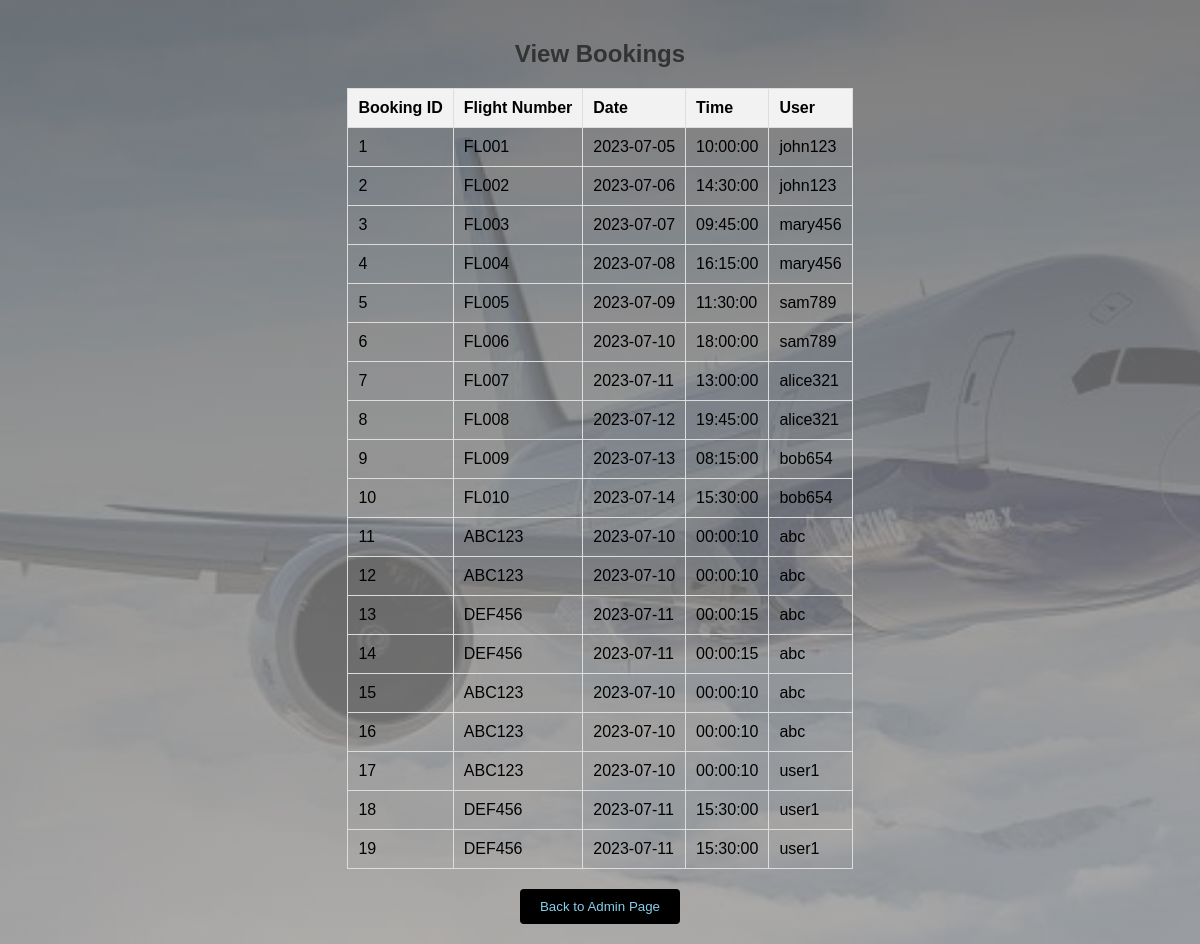
Screenshot of /viewbookings.php with the database file from the repository.
### tables this page shows
CREATE TABLE `bookings` (
  `id` int(11) NOT NULL,
  `username` varchar(255) NOT NULL,
  `flight_number` varchar(255) NOT NULL,
  `date` date NOT NULL,
  `time` time NOT NULL
);

### viewbookings.php (the view, shortened to what this page needs)
<?php
$servername = "localhost";
$username = "root";
$password = "";
$dbname = "flight_booking";
$conn = new mysqli($servername, $username, $password, $dbname);
$query = "SELECT * FROM bookings";
$result = $conn->query($query);
?>
<!DOCTYPE html>
<html>
<head>
    <link rel="stylesheet" type="text/css" href="style.css">
</head>
<body>
    <div class="container">
        <h2>View Bookings</h2>
        <table>
            <tr>
                <th>Booking ID</th>
                <th>Flight Number</th>
                <th>Date</th>
                <th>Time</th>
                <th>User</th>
            </tr>
            <?php while ($row = $result->fetch_assoc()): ?>
                <tr>
                    <td><?php echo $row["id"]; ?></td>
                    <td><?php echo $row["flight_number"]; ?></td>
                    <td><?php echo $row["date"]; ?></td>
                    <td><?php echo $row["time"]; ?></td>
                    <td><?php echo $row["username"]; ?></td>
                </tr>
            <?php endwhile; ?>
        </table>
        <button onclick="window.location.href='admin.php'" style="color: skyblue;">Back to Admin Page</button>
    </div>
</body>
</html>

### style.css (style rules this page uses)
body { font-family: Arial, sans-serif; background-color: #f5f5f5; margin: 0; padding: 0; display: flex; justify-content: center; align-items: center; min-height: 100vh; }
.container { max-width: 1200px; padding: 20px; text-align: center; }
h1, h2, h3, h4, h5, h6 { color: #333; }
body { font-family: Arial, sans-serif; background-color: #f5f5f5; margin: 0; padding: 0; }
.container { max-width: 1200px; margin: 0 auto; padding: 20px; }
button { background-color: #007bff; color: #fff; padding: 10px 20px; border: none; border-radius: 5px; cursor: pointer; }
button { background-color: black; color: skyblue; }
button { background-color: #000; color: #fff; border: none; padding: 10px 20px; cursor: pointer; border-radius: 4px; }
.container { text-align: center; }

### viewbookings.php (style rules this page uses)
body { background: linear-gradient(rgba(0, 0, 0, 0.5), rgba(0, 0, 0, 0.3)), url("img11.png"); background-repeat: no-repeat; background-size: cover; }
button { background-color: black; color: skyblue; }
table { width: 100%; border-collapse: collapse; margin-bottom: 20px; }
th, td { padding: 10px; text-align: left; border: 1px solid #ddd; }
th { background-color: #f2f2f2; }

### rows the page displays
bookings: id "1", flight_number "FL001", date "2023-07-05", time "10:00:00", username "john123"
bookings: id "2", flight_number "FL002", date "2023-07-06", time "14:30:00", username "john123"
bookings: id "3", flight_number "FL003", date "2023-07-07", time "09:45:00", username "mary456"
bookings: id "4", flight_number "FL004", date "2023-07-08", time "16:15:00", username "mary456"
bookings: id "5", flight_number "FL005", date "2023-07-09", time "11:30:00", username "sam789"
bookings: id "6", flight_number "FL006", date "2023-07-10", time "18:00:00", username "sam789"
bookings: id "7", flight_number "FL007", date "2023-07-11", time "13:00:00", username "alice321"
bookings: id "8", flight_number "FL008", date "2023-07-12", time "19:45:00", username "alice321"
bookings: id "9", flight_number "FL009", date "2023-07-13", time "08:15:00", username "bob654"
bookings: id "10", flight_number "FL010", date "2023-07-14", time "15:30:00", username "bob654"
bookings: id "11", flight_number "ABC123", date "2023-07-10", time "00:00:10", username "abc"
bookings: id "12", flight_number "ABC123", date "2023-07-10", time "00:00:10", username "abc"
bookings: id "13", flight_number "DEF456", date "2023-07-11", time "00:00:15", username "abc"
bookings: id "14", flight_number "DEF456", date "2023-07-11", time "00:00:15", username "abc"
bookings: id "15", flight_number "ABC123", date "2023-07-10", time "00:00:10", username "abc"
bookings: id "16", flight_number "ABC123", date "2023-07-10", time "00:00:10", username "abc"
bookings: id "17", flight_number "ABC123", date "2023-07-10", time "00:00:10", username "user1"
bookings: id "18", flight_number "DEF456", date "2023-07-11", time "15:30:00", username "user1"
bookings: id "19", flight_number "DEF456", date "2023-07-11", time "15:30:00", username "user1"
